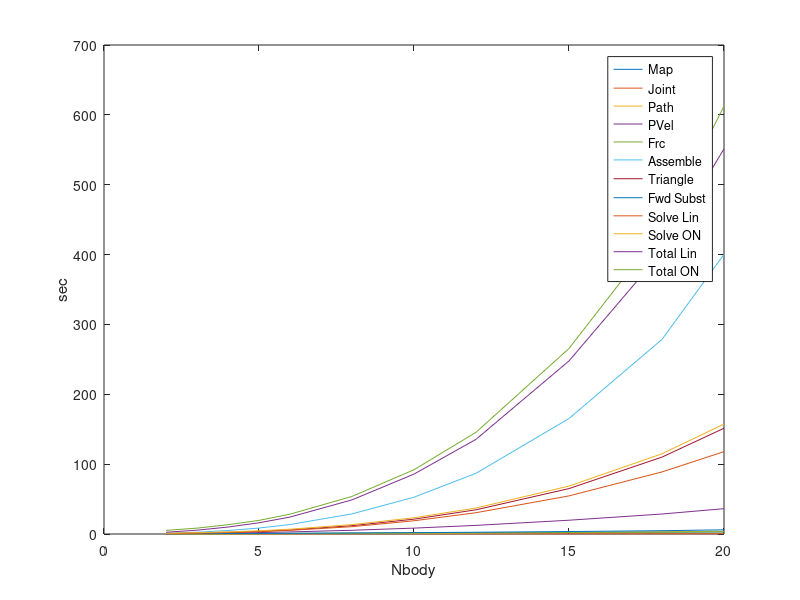

Here is the MATLAB script that generated this plot:
N = [2 3 4 5 6 8 10 12 15 18 20]';
TotalTime = [2.492685 5.487195  9.951224 16.069603 24.228940 48.861146 85.764714 135.526627 247.742449 403.974051 551.329372;
             5.20     8.40      13.30    19.50     28.40     53.80     92.00     145.60     265.60     437.00     612.40]';


% MapTime is O(N)
MapTime = [0.185107 0.325092 0.472086 0.595644 0.740646 1.016067 1.310048 1.589734 2.058487 2.534695 2.971889]'; 

% JointTime is O(N)
JointTime = [0.033315 0.055469 0.074380 0.093842 0.113936 0.154899 0.191942 0.234345 0.297095 0.359362 0.412473]';

% PathTime is O(N^2)
PathTime = [0.054031 0.107892 0.178157 0.256358 0.358166 0.619452 0.959720 1.360651 2.158925 3.141177 3.962898]';

% PVelTime is O(N^2)
PVelTime = [0.262269 0.692557 1.299815 2.057544 2.961441 5.343206 8.436298 12.333756 19.731081 28.614168 36.246986]';

% FrcTrqTime is O(N)
FrcTrqTime = [0.200418 0.354503 0.505949 0.655746 0.809949 1.109577 1.417938 1.714138 2.214204 2.710497 3.113801]';

% AssembleTime is O(N^3)
AssembleTime = [1.079479 2.555301 5.030004 8.530495 13.563501 28.794083 52.667189 86.889917 165.302635 278.582659 400.247767]';

% TriangleTime is O(N^2)
TriangleTime = [0.585777 1.252379 2.304190 3.733625 5.811139 11.915600 21.253942 34.660515 65.013462 110.078878 151.356961]';

% SubstTime is O(N) to O(N^2)
SubstTime = [0.384926 0.534921 0.698081 0.853467 1.041777 1.466524 1.944573 2.502569 3.533749 4.738591 5.973177]';

% SolveTime is O(N^3) for both methods
SolveTime = [0.591568 1.197826 2.066519 3.376483 5.261490 10.490734 18.946876 30.494194 54.541779 88.840695 117.905310;
             1.022925 1.838640 3.054206 4.637336 6.902483 13.432910 23.249173 37.213409 68.598638 114.875961 157.392941]';

figure(1)
plot(N,[MapTime JointTime PathTime PVelTime FrcTrqTime AssembleTime TriangleTime SubstTime SolveTime TotalTime])
legend('Map','Joint','Path','PVel','Frc','Assemble','Triangle','Fwd Subst','Solve Lin','Solve ON','Total Lin','Total ON')
xlabel('Nbody')
ylabel('sec')
